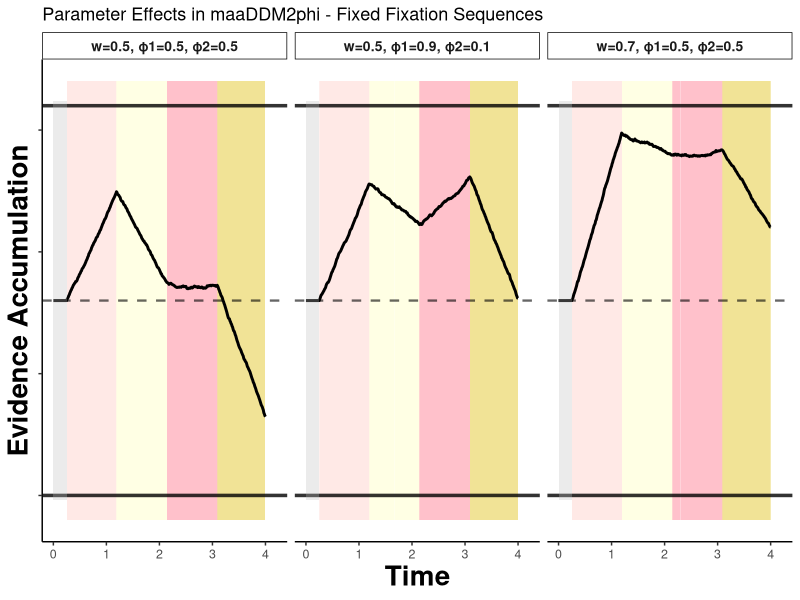
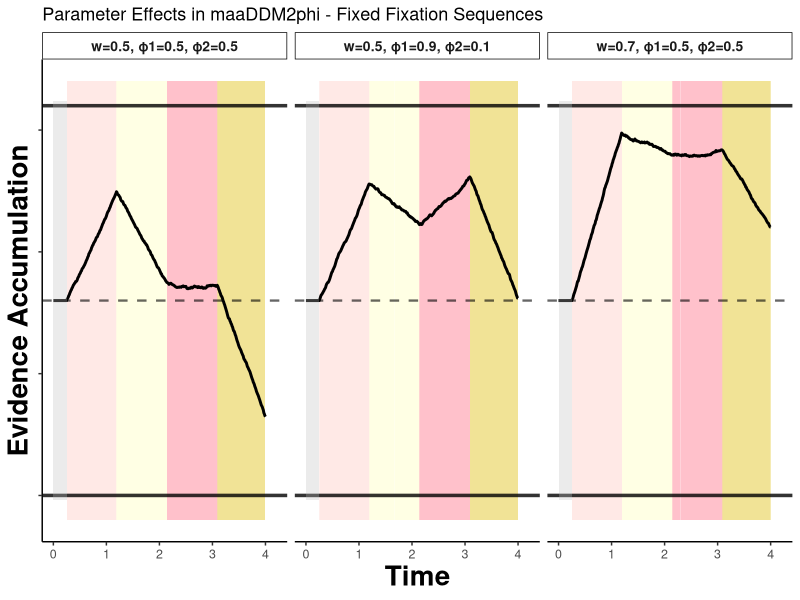

Here is the R script that generated these plots, in order:
## ---- chunk 1
# Load required libraries
library(ggplot2)
library(dplyr)


myTheme <- theme(
  axis.line = element_line(colour = "black"), 
  panel.grid.major = element_blank(), 
  panel.grid.minor = element_blank(),  
  panel.border = element_blank(),   
  panel.background = element_blank(),
  text=element_text(size=16, colour = "black"), 
  axis.title.x = element_text(size=20, face="bold", colour = "black"), 
  axis.title.y = element_text( size=20, face="bold", colour = "black"),
  axis.text = element_text(size=16),
  strip.text =  element_text( size=16),
  strip.background = element_rect(fill = "white", colour = "black"),
  legend.background = element_rect(colour = "black"),
  legend.key = element_blank(),
  legend.key.size = unit(3, "lines"))
## ---- chunk 2
# Set up parameters with drastic phi examples
fixProps <- matrix(c(0.3, 0.4, 0.2, 0.1), nrow = 1)

# Attribute values
attribute1A <- 5
attribute1B <- 3
attribute2A <- 4
attribute2B <- 6

# Fixed parameters
weight <- c(0.3,0.5,0.7)
theta <- 0.75
drift_scaling <- 2 
phi <- c(0.1,0.5,0.9)

# DDM parameters
a <- 8.0  # decision threshold
z <- 4.0  # starting point (bias)
noise_sd <- 0.3  # noise standard deviation
ter <- 0.25  # non-decision time

# Fixation duration parameters - make them more visible
mean_fixation_duration <- 0.3  # increased from 0.3
min_fixation_duration <- 0.1  # increased from 0.1

# Function to calculate drift rate for a specific fixation type
calculate_drift_fixation <- function(fixation_type, weight, theta, phi1, phi2,
                                   attribute1A, attribute1B, attribute2A, attribute2B, 
                                   drift_scaling) {
  
  # Calculate drift based on fixation type (1-4 corresponding to fixProps columns)
  if (fixation_type == 1) {
    valueDifference <- weight*(attribute1A-theta*attribute1B)+(1-weight)*phi1*(attribute2A-theta*attribute2B)
  } else if (fixation_type == 2) {
    valueDifference <- weight*(theta*attribute1A-attribute1B)+(1-weight)*phi1*(theta*attribute2A-attribute2B)
  } else if (fixation_type == 3) {
    valueDifference <- weight*phi2*(attribute1A-theta*attribute1B)+(1-weight)*(attribute2A-theta*attribute2B)
  } else if (fixation_type == 4) {
    valueDifference <- weight*phi2*(theta*attribute1A-attribute1B)+(1-weight)*(theta*attribute2A-attribute2B)
  }
  
  return(drift_scaling * valueDifference)
}

# Function to generate fixed fixation sequence (same for all trials)
generate_fixed_fixation_sequence <- function(total_time, ter, fixation_duration = 0.25) {
  # Create fixed sequence: 250ms each on fixations 1, 2, 3, 4, then repeat
  fixation_times <- c()
  fixation_types <- c()
  
  current_time <- ter  # Start after non-decision time
  fixation_order <- c(1, 2, 3, 4)  # Always the same order
  fixation_index <- 1
  
  # Add initial non-fixation period
  if (ter > 0) {
    fixation_times <- c(0, ter)
    fixation_types <- c(0, 0)  # No fixation during ter
  }
  
  while (current_time < total_time) {
    # Determine duration (don't exceed total time)
    duration <- min(fixation_duration, total_time - current_time)
    if (duration < 0.05) break  # Stop if remaining time is too small
    
    # Get current fixation type
    fixation_type <- fixation_order[((fixation_index - 1) %% 4) + 1]
    
    fixation_times <- c(fixation_times, current_time, current_time + duration)
    fixation_types <- c(fixation_types, fixation_type, fixation_type)
    
    current_time <- current_time + duration
    fixation_index <- fixation_index + 1
  }
  
  return(data.frame(time = fixation_times, fixation_type = fixation_types))
}

simulate_2phi_sequential <- function(weight, theta, phi1, phi2, a, z, noise_sd, ter, 
                                   n_trials, max_time, attribute1A, attribute1B, 
                                   attribute2A, attribute2B, drift_scaling, fixProps,
                                   fixation_duration = 0.9) {
  dt <- 0.01  # time step
  time_steps <- seq(0, max_time, dt)
  
  trajectories <- list()
  
  for (trial in 1:n_trials) {
    evidence_trajectory <- numeric(length(time_steps))
    fixation_trajectory <- numeric(length(time_steps))
    
    # Generate FIXED fixation sequence (same for all trials)
    fixation_seq <- generate_fixed_fixation_sequence(max_time, ter, fixation_duration)
    
    # During non-decision time: evidence stays at starting point
    ter_steps <- which(time_steps <= ter)
    evidence_trajectory[ter_steps] <- z
    fixation_trajectory[ter_steps] <- 0  # no fixation during ter
    
    # After non-decision time: evidence accumulation begins
    evidence <- z  # start evidence accumulation at bias point
    
    for (t in (max(ter_steps) + 1):length(time_steps)) {
      current_time <- time_steps[t]
      
      # Determine current fixation type
      current_fixation <- 0
      for (i in 1:(nrow(fixation_seq)-1)) {
        if (current_time >= fixation_seq$time[i] && current_time < fixation_seq$time[i+1]) {
          current_fixation <- fixation_seq$fixation_type[i]
          break
        }
      }
      
      # Calculate drift rate based on current fixation
      if (current_fixation > 0) {
        current_drift <- calculate_drift_fixation(current_fixation, weight, theta, phi1, phi2,
                                                 attribute1A, attribute1B, attribute2A, attribute2B, 
                                                 drift_scaling)
      } else {
        current_drift <- 0  # no drift during transitions or ter
      }
      
      # Add drift and noise (reduce noise to prevent boundary crossings)
      evidence <- evidence + current_drift * dt + rnorm(1, 0, noise_sd * sqrt(dt) * 0.3)  # Reduced noise
      evidence_trajectory[t] <- evidence
      fixation_trajectory[t] <- current_fixation
      
      # Optional: Check if boundary is reached only at the very end
      if (t > length(time_steps) * 0.95) {  # Only allow boundary crossing in last 5% of time
        if (evidence >= a || evidence <= 0) {
          # Fill remaining time with boundary value
          boundary_value <- ifelse(evidence >= a, a, 0)
          if (t < length(time_steps)) {
            evidence_trajectory[(t+1):length(time_steps)] <- boundary_value
            fixation_trajectory[(t+1):length(time_steps)] <- current_fixation
          }
          break
        }
      } else {
        # Prevent boundary crossing by constraining evidence
        evidence <- max(0.1, min(a - 0.1, evidence))
        evidence_trajectory[t] <- evidence
      }
    }
    
    trajectories[[trial]] <- data.frame(
      time = time_steps,
      evidence = evidence_trajectory,
      fixation = fixation_trajectory,
      trial = trial
    )
  }
  
  return(do.call(rbind, trajectories))
}
## ---- chunk 3
# Simulate trajectories for each scenario with FIXED fixation sequences

fixation_duration <- 0.95

traj1 <- simulate_2phi_sequential(weight[1], theta, phi[1], phi[3], a, z, noise_sd, ter, 1, 4,
                                 attribute1A, attribute1B, attribute2A, attribute2B, drift_scaling,
                                 fixProps, fixation_duration)

traj2 <- simulate_2phi_sequential(weight[1], theta, phi[3], phi[1], a, z, noise_sd, ter, 1, 4,
                                 attribute1A, attribute1B, attribute2A, attribute2B, drift_scaling,
                                 fixProps, fixation_duration)

traj3 <- simulate_2phi_sequential(weight[1], theta, phi[2], phi[2], a, z, noise_sd, ter, 1, 4,
                                 attribute1A, attribute1B, attribute2A, attribute2B, drift_scaling,
                                 fixProps, fixation_duration)

traj4 <- simulate_2phi_sequential(weight[2], theta, phi[1], phi[3], a, z, noise_sd, ter, 1, 4,
                                 attribute1A, attribute1B, attribute2A, attribute2B, drift_scaling,
                                 fixProps, fixation_duration)

traj5 <- simulate_2phi_sequential(weight[2], theta, phi[3], phi[1], a, z, noise_sd, ter, 1, 4,
                                 attribute1A, attribute1B, attribute2A, attribute2B, drift_scaling,
                                 fixProps, fixation_duration)

traj6 <- simulate_2phi_sequential(weight[2], theta, phi[2], phi[2], a, z, noise_sd, ter, 1, 4,
                                 attribute1A, attribute1B, attribute2A, attribute2B, drift_scaling,
                                 fixProps, fixation_duration)

traj7 <- simulate_2phi_sequential(weight[3], theta, phi[1], phi[3], a, z, noise_sd, ter, 1, 4,
                                 attribute1A, attribute1B, attribute2A, attribute2B, drift_scaling,
                                 fixProps, fixation_duration)

traj8 <- simulate_2phi_sequential(weight[3], theta, phi[3], phi[1], a, z, noise_sd, ter, 1, 4,
                                 attribute1A, attribute1B, attribute2A, attribute2B, drift_scaling,
                                 fixProps, fixation_duration)

traj9 <- simulate_2phi_sequential(weight[3], theta, phi[2], phi[2], a, z, noise_sd, ter, 1, 4,
                                 attribute1A, attribute1B, attribute2A, attribute2B, drift_scaling,
                                 fixProps, fixation_duration)

# Add scenario labels
# traj1$scenario <- "w=0.3, ϕ1=0.1, ϕ2=0.9"
# traj2$scenario <- "w=0.3, ϕ1=0.5, ϕ2=0.5"
# traj3$scenario <- "w=0.3, ϕ1=0.9, ϕ2=0.1"
# traj4$scenario <- "w=0.5, ϕ1=0.1, ϕ2=0.9"
traj5$scenario <- "w=0.5, ϕ1=0.5, ϕ2=0.5"
traj6$scenario <- "w=0.5, ϕ1=0.9, ϕ2=0.1"
# traj7$scenario <- "w=0.7, ϕ1=0.1, ϕ2=0.9"
traj8$scenario <- "w=0.7, ϕ1=0.5, ϕ2=0.5"
# traj9$scenario <- "w=0.7, ϕ1=0.9, ϕ2=0.1"

# Combine all trajectories
# all_trajectories <- rbind(traj1, traj2, traj3, traj4, traj5, traj6, traj7, traj8, traj9)
all_trajectories <- rbind(traj5, traj6, traj8)
## ---- chunk 4
library("ggplot2")

# Create the drift diffusion plot with one panel per scenario
p <- ggplot(all_trajectories, aes(x = time, y = evidence, group = interaction(trial, scenario))) +

  
  # Add background colors for different fixation types - make them more distinct
  geom_rect(data = all_trajectories[all_trajectories$fixation == 1,],
            aes(xmin = time - 0.01, xmax = time + 0.01, ymin = -0.5, ymax = a + 0.5),
            fill = "mistyrose", alpha = 0.6, inherit.aes = FALSE) +
  geom_rect(data = all_trajectories[all_trajectories$fixation == 2,],
            aes(xmin = time - 0.01, xmax = time + 0.01, ymin = -0.5, ymax = a + 0.5),
            fill = "lightyellow", alpha = 0.6, inherit.aes = FALSE) +
  geom_rect(data = all_trajectories[all_trajectories$fixation == 3,],
            aes(xmin = time - 0.01, xmax = time + 0.01, ymin = -0.5, ymax = a + 0.5),
            fill = "lightpink", alpha = 0.6, inherit.aes = FALSE) +
  geom_rect(data = all_trajectories[all_trajectories$fixation == 4,],
            aes(xmin = time - 0.01, xmax = time + 0.01, ymin = -0.5, ymax = a + 0.5),
            fill = "lightgoldenrod", alpha = 0.6, inherit.aes = FALSE) +
  
  # Add trajectories - single line per panel
  geom_line(color = "black", alpha = 1, size = 1) +
  
  # Add decision boundaries
  geom_hline(yintercept = a, linetype = "solid", color = "black", size = 1.2, alpha = 0.8) +
  geom_hline(yintercept = 0, linetype = "solid", color = "black", size = 1.2, alpha = 0.8) +
  geom_hline(yintercept = z, linetype = "dashed", color = "black", size = 0.8, alpha = 0.6) +
  
  # Add non-decision time region
  annotate("rect", xmin = 0, xmax = ter, ymin = -0.1, ymax = a + 0.1, 
           alpha = 0.3, fill = "gray") +
  
  # Facet by scenario for no overlap
  facet_wrap(~ scenario, scales = "free_x", ncol = 3) +
  
  # Labels and theme
  labs(
    title = "Parameter Effects in maaDDM2phi - Fixed Fixation Sequences",
    x = "Time",
    y = "Evidence Accumulation",
  ) +
  myTheme +
  theme(
    strip.text = element_text(size = 10, face = "bold"),
    axis.text = element_text(size = 9),
    axis.title = element_text(size = 11),
    plot.title = element_text(size = 13),
    plot.subtitle = element_text(size = 10), 
    axis.text.y=element_blank()
  ) +
  ylim(-0.5, a + 0.5) +
  xlim(0, 4.2)

p


ggsave("maaDDM2phi_sequential_simplot.png", p, height= 6, width=12, dpi=300)

